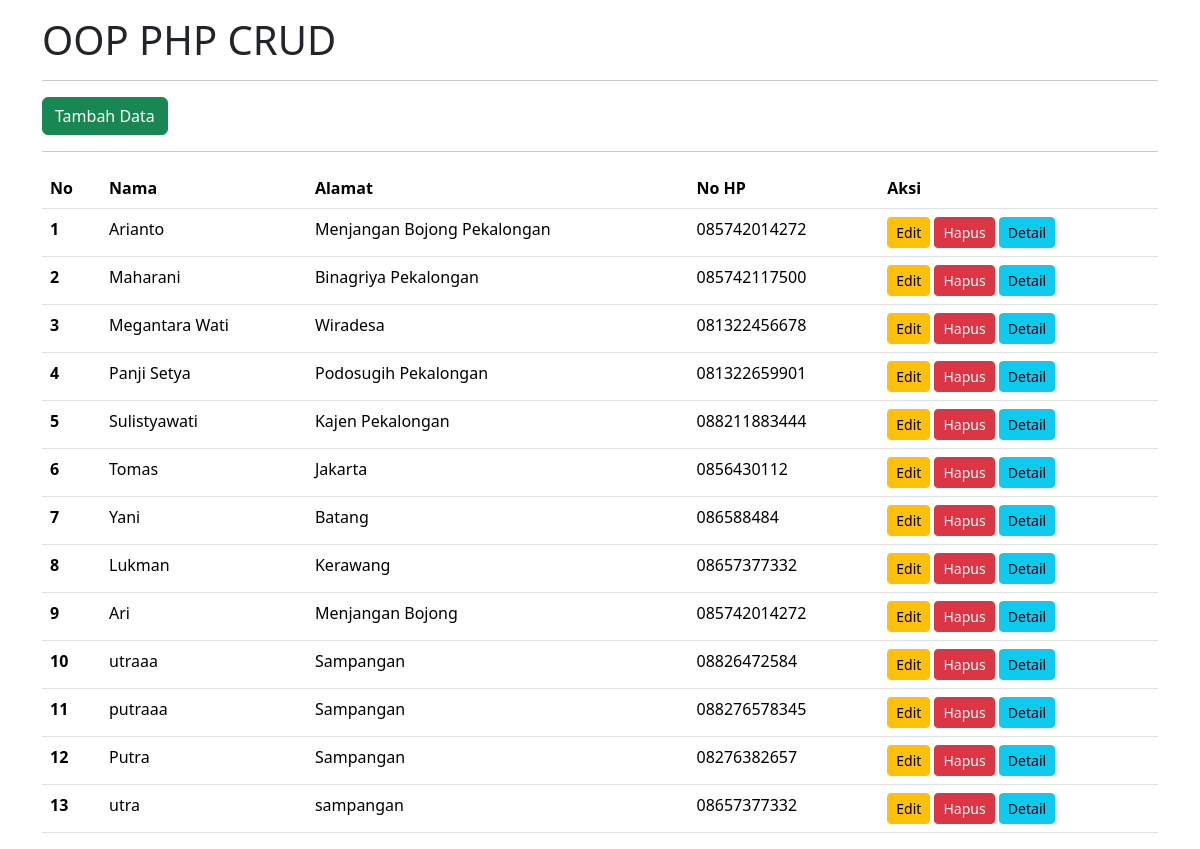
The page / on the database its author committed.
### tables this page shows
CREATE TABLE `tb_users` (
  `id` int(10) NOT NULL,
  `nama` varchar(255) NOT NULL,
  `alamat` varchar(255) NOT NULL,
  `nohp` char(13) NOT NULL,
  `jenis_kelamin` enum('Laki-laki','Perempuan','','') NOT NULL,
  `email` varchar(150) NOT NULL,
  `foto` varchar(455) NOT NULL
);

### database.php (called while the page is built, shortened)
<?php
class Database{
    public $host = 'localhost';
    public $username = 'root';
    public $password = '';
    public $database = 'db_php';
    public $connect;
    function __construct(){
        $this->connect = mysqli_connect($this->host, $this->username, $this->password);
        mysqli_select_db($this->connect, $this->database);
    }
    function tampilData(){
        $data = mysqli_query($this->connect, "SELECT * FROM tb_users");
        $rows = mysqli_fetch_all($data, MYSQLI_ASSOC);
        return $rows;
    }
}
?>

### index.php (the view, shortened to what this page needs)
<?php
include 'database.php';
$db = new Database;
?>
<!doctype html>
<html lang="en">
    <head>
        <link href="https://cdn.jsdelivr.net/npm/bootstrap@5.3.3/dist/css/bootstrap.min.css" rel = "stylesheet"
>
    </head>
        <body>
            <div class="container mt-3">
                <h1>OOP PHP CRUD</h1>
                <hr>
                 <a href="input.php" class="btn btn-success">Tambah Data</a>
                <hr>
                <table class="table table-hover">
                    <thead>
                        <tr>
                            <th scope="col">No</th>
                            <th scope="col">Nama</th>
                            <th scope="col">Alamat</th>
                            <th scope="col">No HP</th>
                            <th scope="col">Aksi</th>
                        </tr>
                    </thead>
                <?php
                $nomor = 1;
                foreach ($db->tampilData() as $dataUser) {
                    ?>
                        <tr>
                            <th scope="row"><?php echo $nomor++; ?></th>
                            <td><?php echo $dataUser['nama']; ?></td>
                            <td><?php echo $dataUser['alamat']; ?></td>
                            <td><?php echo $dataUser['nohp']; ?></td>
                            <td>
                                <a href="edit.php?id=<?php echo $dataUser['id'] ?>" class="btn btn-warning btn-sm">Edit</a>
                                <a href="proses.php?id=<?php echo $dataUser['id'] ?>&aksi=hapus" class="btn btn-danger btn-sm">Hapus</a>
                                <a href="detail.php?id=<?php echo $dataUser['id'] ?>" class="btn btn-info btn-sm">Detail</a>
                            </td>
                        </tr>
                        <?php
                }
                ?>
            </table>
        </div>
        </body>
</html>

### rows shown on the page
tb_users: nama "Arianto", alamat "Menjangan Bojong Pekalongan", nohp "085742014272"
tb_users: nama "Maharani", alamat "Binagriya Pekalongan", nohp "085742117500"
tb_users: nama "Megantara Wati", alamat "Wiradesa", nohp "081322456678"
tb_users: nama "Panji Setya", alamat "Podosugih Pekalongan", nohp "081322659901"
tb_users: nama "Sulistyawati", alamat "Kajen Pekalongan", nohp "088211883444"
tb_users: nama "Tomas", alamat "Jakarta", nohp "0856430112"
tb_users: nama "Yani", alamat "Batang", nohp "086588484"
tb_users: nama "Lukman", alamat "Kerawang", nohp "08657377332"
tb_users: nama "Ari", alamat "Menjangan Bojong", nohp "085742014272"
tb_users: nama "utraaa", alamat "Sampangan", nohp "08826472584"
tb_users: nama "putraaa", alamat "Sampangan", nohp "088276578345"
tb_users: nama "Putra", alamat "Sampangan", nohp "08276382657"
tb_users: nama "utra", alamat "sampangan", nohp "08657377332"
